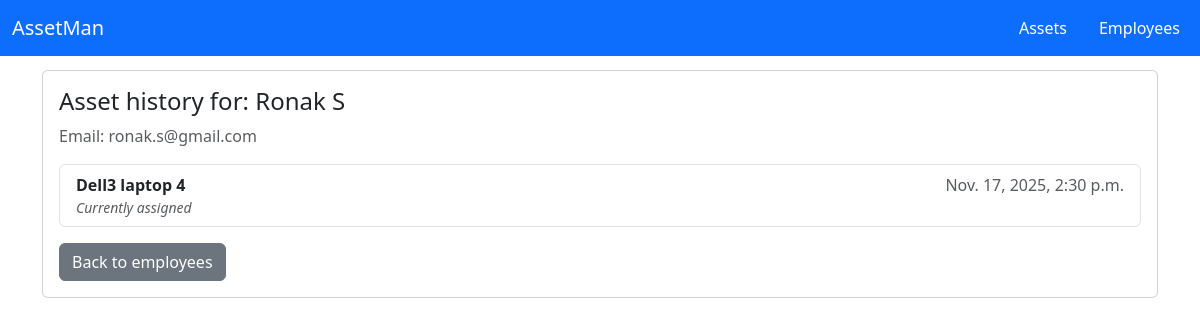
Page /employees/5/asset-history/ on the committed database.
### Employees/models.py (models this page shows, shortened)
class Employee(models.Model):
	first_name = models.CharField(max_length=80)
	last_name = models.CharField(max_length=80, blank=True)
	email = models.EmailField(unique=True)
	created_at = models.DateTimeField(auto_now_add=True)
	deleted_at = models.DateTimeField(null=True, blank=True)

### Assets/models.py (models this page shows, shortened)
class AssetAssignment(models.Model):
    asset = models.ForeignKey(Asset, on_delete=models.CASCADE, related_name='assignments')
    employee = models.ForeignKey('Employees.Employee', on_delete=models.CASCADE, related_name='asset_assignments')
    assigned_at = models.DateTimeField(auto_now_add=True)
    unassigned_at = models.DateTimeField(null=True, blank=True)
    class Meta:
        ordering = ['-assigned_at']

class Asset(models.Model):
    asset_name = models.CharField(max_length=100)
    asset_description = models.TextField(blank=True)
    asset_purchase_date = models.DateField(null=True, blank=True)
    asset_value = models.DecimalField(max_digits=10, decimal_places=2, null=True, blank=True)
    asset_status = models.CharField(max_length=150, default='new')
    asset_id = models.IntegerField(unique=True)
    assigned_to = models.ForeignKey('Employees.Employee', null=True, blank=True, on_delete=models.SET_NULL, related_name='assets')
    created_at = models.DateTimeField(auto_now_add=True)
    updated_at = models.DateTimeField(auto_now=True)
    deleted_at = models.DateTimeField(null=True, blank=True)
    def __str__(self):
        return self.asset_name

### Employees/views.py (the view)
# urls.py: path('<int:employee_id>/asset-history/', views.employee_history, name='employee_history'),
def employee_history(request, employee_id):
	employee = get_object_or_404(Employee, pk=employee_id)
	assignments = AssetAssignment.objects.filter(employee=employee).select_related('asset').order_by('-assigned_at')
	return render(request, 'Employees/asset_history.html', {'employee': employee, 'assignments': assignments})

### AssetManagment/templates/Employees/asset_history.html (shortened to what this page needs)
<!doctype html>
<html>
<head>
</head>
{% extends 'base.html' %}
{% block content %}
  <div class="card">
    <div class="card-body">
      <h4>Asset history for: {{ employee.first_name }} {{ employee.last_name }}</h4>
      <p class="text-muted">Email: {{ employee.email }}</p>
      <div class="list-group">
        {% for a in assignments %}
        <div class="list-group-item">
          <div class="d-flex justify-content-between">
            <div><strong>{{ a.asset }}</strong></div>
            <div class="text-muted">{{ a.assigned_at }}</div>
          </div>
          <div class="text-muted small">{% if a.unassigned_at %}Unassigned at: {{ a.unassigned_at }}{% else %}<em>Currently assigned</em>{% endif %}</div>
        </div>
        {% empty %}
        <div class="list-group-item">No assignment history for this employee.</div>
        {% endfor %}
      </div>
      <a class="btn btn-secondary mt-3" href="{% url 'list_employees' %}">Back to employees</a>
    </div>
  </div>
{% endblock %}

### AssetManagment/templates/Employees/asset_history.html (style rules this page uses)
body { font-family:Arial;margin:20px }

### AssetManagment/templates/base.html (style rules this page uses)
body { padding-top: 70px; }

### rows in the picture
Employee: first_name "Ronak", last_name "S", email "ronak.s@gmail.com"
AssetAssignment: asset "Dell3 laptop 4", assigned_at "Nov. 17, 2025, 2:30 p.m.", shows "Currently assigned"
